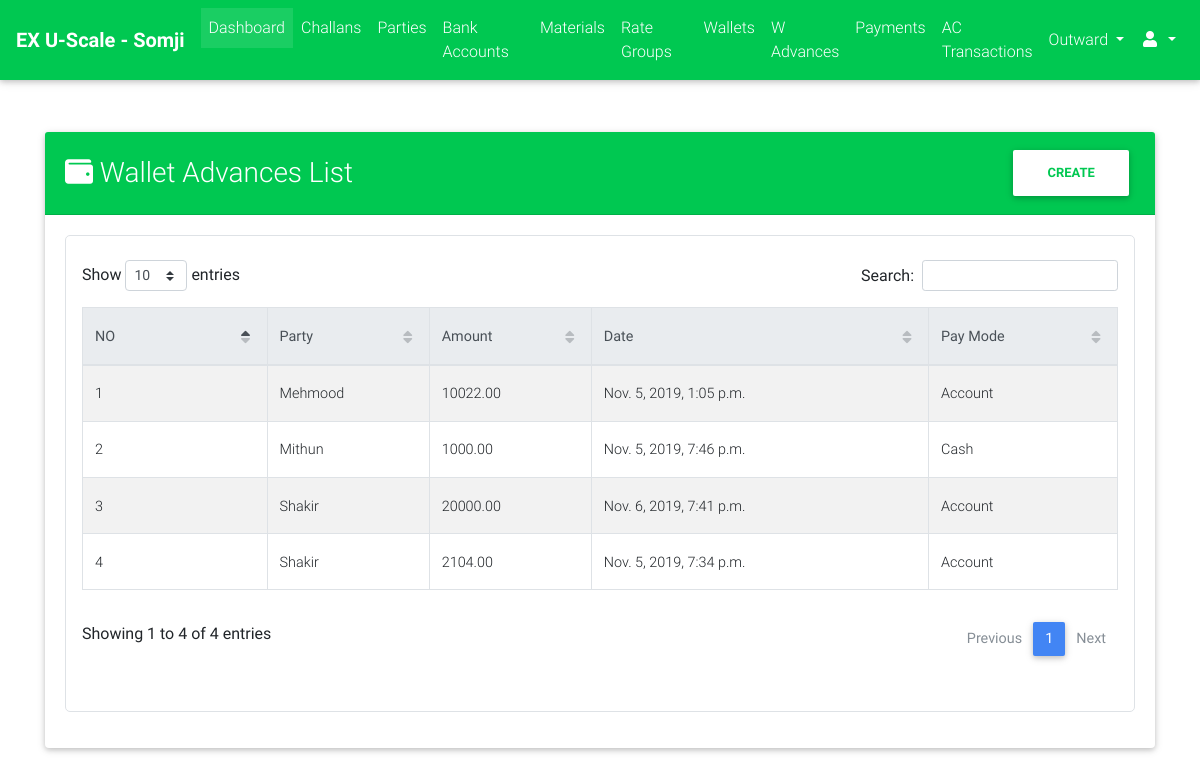
Screenshot of /cms_admin/wallets/wallet_advances/list/ (signed in) with the database file from the repository.
### parties/models.py (models this page shows, shortened)
class WalletAdvance(models.Model):
    GATEWAY_CHOICES = (("CS", "Cash"), ("AC", "Account"), ("IP", "In Payment"))
    wallet = models.ForeignKey(Wallet, on_delete=models.CASCADE)
    amount = models.DecimalField(max_digits=9, decimal_places=2)
    gateway = models.CharField(max_length=2, choices=GATEWAY_CHOICES, default="CS")
    created_on = models.DateTimeField(auto_now_add=True)
    image = models.ImageField(upload_to="parties/wallets/advances/", blank=True, null=True)

class Wallet(models.Model):
    DEDUCT_TYPE_CHOICES = (("FD", "Full Deduct"), ("PD", "Part Deduct"), ("FXD", "Fix Deduct"))
    party = models.ForeignKey(Party, on_delete=models.CASCADE)
    balance = models.DecimalField(max_digits=9, decimal_places=2, default=Decimal(0.00))
    upper_limit = models.DecimalField(max_digits=9, decimal_places=2, default=20000.00)
    deduct_type = models.CharField(max_length=3, choices=DEDUCT_TYPE_CHOICES)
    fixed_amount = models.DecimalField(max_digits=7, decimal_places=2, blank=True, null=True)
    is_active = models.BooleanField(default=True)

class Party(models.Model):
    RATE_TYPE_CHOICES = (("GR", "Group Rate"), ("IR", "Individual Rate"))
    rate_type = models.CharField(max_length=2, choices=RATE_TYPE_CHOICES)
    rate_group = models.ForeignKey("rates.RateGroup", on_delete=models.PROTECT, blank=True, null=True)
    name = models.CharField(max_length=128)
    party_code = models.CharField(max_length=32, blank=True)
    address = models.TextField(blank=True)
    phone = models.CharField(max_length=13)
    whatsapp = models.CharField(max_length=13, blank=True)
    email = models.EmailField(blank=True, null=True)
    extra_info = models.TextField(blank=True)
    is_wallet_party = models.BooleanField(default=False)
    is_active = models.BooleanField(default=True)
    @property
    def get_display_text(self):
        return self.name
    class Meta:
        verbose_name = "Party"
        verbose_name_plural = "Parties"

### cms_admin/views.py (the view)
class WalletAdvanceListView(ExecutiveRequiredMixin, ListView):
    model = WalletAdvance
    context_object_name = "wallet_advances"
    template_name = "cms_admin/wallets/wallet_advances/list.html"
    ordering = "-id"

### cms_admin/views.py (called while the page is built)
    def test_func(self):
        return self.request.user.is_superuser or self.request.user.is_staff

### cms_admin/templates/cms_admin/wallets/wallet_advances/list.html (shortened to what this page needs)
{% extends "cms_admin/base.html" %}
{% load crispy_forms_tags %}
{% load static %}
{% block custom_links %}
    <link href="{% static "css/addons/datatables.min.css" %}" rel="stylesheet">
    <link href="{% static "css/addons/datatables-select.min.css" %}" rel="stylesheet">
{% endblock %}
{% block content %}
    <br><br>
    <div class="container">
        <div class="card">
            <div class="card-header bg-success font-weight-bold white-text">
                <div class="row">
                    <div class="col-lg-9 m-auto">
                        <h3 class="m-auto"><i class="fa fa-wallet"></i> Wallet Advances List</h3>
                    </div>
                    <div class="col-lg-3">
                        <a class="float-right" href="{% url "cms_admin:wallet_advances_create" %}"><button class="btn btn-white text-success font-weight-bold">Create</button></a>
                    </div>
                </div>
            </div>
            <div class="card-body">
                 <div class="table p-3 border" style="border-radius: 5px">
                     <table id="dt-basic-checkbox" class="table table-striped table-bordered" cellspacing="0" width="100%">
                         <thead class="thead-light">
                            <th class="th-sm">NO</th>
                            <th class="th-sm">Party</th>
                            <th class="th-sm">Amount</th>
                            <th class="th-sm">Date</th>
                            <th class="th-sm">Pay Mode</th>
                         </thead>
                         <tbody>
                             {% if wallet_advances %}
                                 {% for wallet_advance in wallet_advances %}
                                     <tr>
                                        <td>{{ forloop.counter }}</td>
                                         <td>{{ wallet_advance.wallet.party.get_display_text }}</td>
                                        <td>{{ wallet_advance.amount }}</td>
                                        <td>{{ wallet_advance.created_on }}</td>
                                        <td>{{ wallet_advance.get_gateway_display }}</td>
                                     </tr>
                                 {% endfor %}
                             {% else %}
                                 <span class="text-black-50 font-weight-bold">No Wallet Advances Found</span>
                             {% endif %}
                         </tbody>
                    </table>
                 </div>
            </div>
        </div>
    </div>
{% endblock %}

### rows the page displays
WalletAdvance: wallet.party.get_display_text "Mehmood", amount "10022.00", created_on "Nov. 5, 2019, 1:05 p.m.", gateway "Account"
WalletAdvance: wallet.party.get_display_text "Mithun", amount "1000.00", created_on "Nov. 5, 2019, 7:46 p.m.", gateway "Cash"
WalletAdvance: wallet.party.get_display_text "Shakir", amount "20000.00", created_on "Nov. 6, 2019, 7:41 p.m.", gateway "Account"
WalletAdvance: wallet.party.get_display_text "Shakir", amount "2104.00", created_on "Nov. 5, 2019, 7:34 p.m.", gateway "Account"
